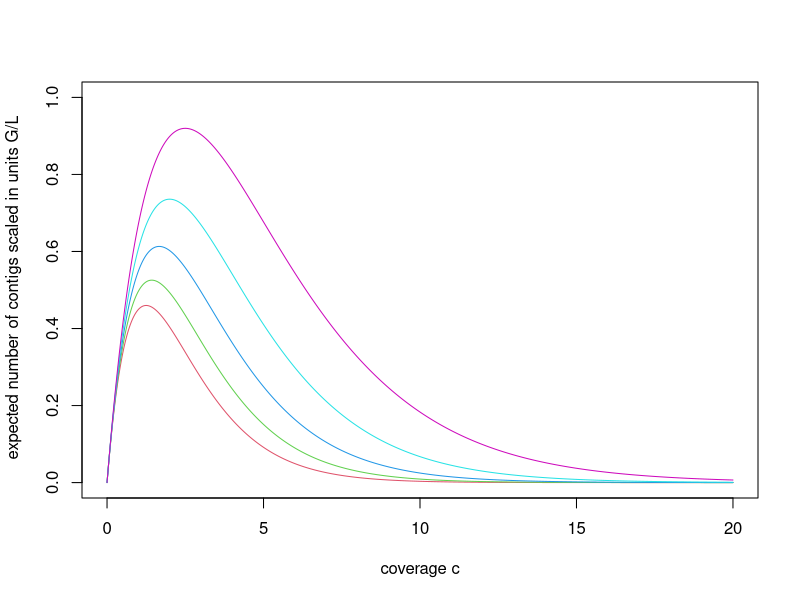

Source code (R):
y_axis <- function(x, t) {
    x * exp(1) ** (-x * (1 - t))
}

y_axis_1 <- function(x) {y_axis(x, 0.2)}
y_axis_2 <- function(x) {y_axis(x, 0.3)}
y_axis_3 <- function(x) {y_axis(x, 0.4)}
y_axis_4 <- function(x) {y_axis(x, 0.5)}
y_axis_5 <- function(x) {y_axis(x, 0.6)}

smoothness <- 1000

pdf("plot.pdf")

curve(y_axis_1, from = 0, to = 20, col = 2, n = smoothness,
    ylim = c(0, 1),
    ylab = " expected number of contigs scaled in units G/L",
    xlab = "coverage c")  # Draw Base R plot
curve(y_axis_2, from = 0, to = 20, col = 3, add = TRUE, n = smoothness)
curve(y_axis_3, from = 0, to = 20, col = 4, add = TRUE, n = smoothness)
curve(y_axis_4, from = 0, to = 20, col = 5, add = TRUE, n = smoothness)
curve(y_axis_5, from = 0, to = 20, col = 6, add = TRUE, n = smoothness)
# plot(x_axis, y_axis(c(0.2, 0.4, 0.6, 0.8)), type = "l")

dev.off()